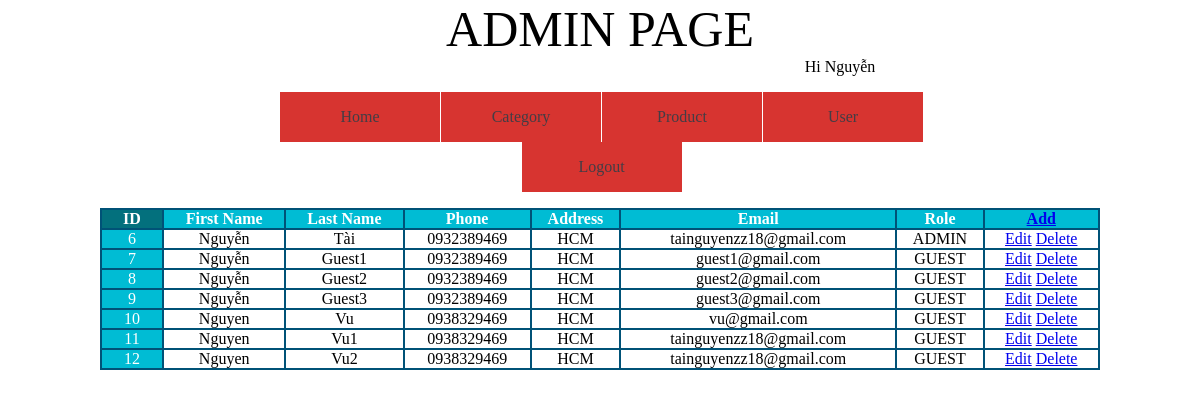
The page /admin/index.php?p=user (signed in) on the database its author committed.
### tables this page shows
CREATE TABLE `users` (
  `id` int(11) NOT NULL,
  `first_name` varchar(255) NOT NULL,
  `last_name` varchar(255) NOT NULL,
  `phone` varchar(10) NOT NULL,
  `address` varchar(255) NOT NULL,
  `email` varchar(255) NOT NULL,
  `password` varchar(255) NOT NULL,
  `role` varchar(255) NOT NULL
);

### libs/Router.php (called while the page is built, shortened)
<?php
class Router
{
    public function createURL($url, $params = [])
    {
        if ($url) {
            $params[self::PARAM_NAME] = $url;
        }
        return $_SERVER['PHP_SELF'] . '?' . http_build_query($params);
    }
}

### libs/DbConnection.php (called while the page is built, shortened)
<?php
class DbConnection
{
    protected static $connectionInstance=null;
    protected $userName="root";
    protected $pass="";
    protected $host="localhost";
    protected $tableName="categories";
    protected $queryParams;
    protected $dataBase="xemay";
    public function connect()
    {
        if(self::$connectionInstance==null)
        {
            try
            {
                self::$connectionInstance=new PDO('mysql:host='.$this->host.';dbname='.$this->dataBase,$this->userName,$this->pass);
                self::$connectionInstance->setAttribute(PDO::ATTR_ERRMODE,PDO::ERRMODE_EXCEPTION);
            }
            catch(Exception $ex)
            {
                echo "ERROR".$ex->getMessage();
                die();
            }
        }
        return self::$connectionInstance;
    }
    public function setModel($tableName)
    {
        $this->tableName=$tableName;
    }
    public function query($sql,$param=[])
    {
        $q=self::$connectionInstance->prepare($sql);
        if(is_array($param) && $param)
        {
            $q->execute($param);
        }
        else
        {
            $q->execute();
        }
        return $q;
    }
    public function buildQueryParams($params)
    {
        $default=
        [
            "select"=>"*",
            "where"=>"",
            "other"=>"",
            "field"=>"",
            "value"=>""
        ];
        $this->queryParams=array_merge($default,$params);
        return $this;
    }
    public function buildCondition($condition)
    {
        return " ";
    }
    public function select()
    {
        $sql="select ".$this->queryParams["select"]." from ".$this->tableName.$this->buildCondition($this->queryParams["where"]).$this->queryParams["other"];
        $query=$this->query($sql);
        return $query->fetchAll(PDO::FETCH_ASSOC);
    }
}

### libs/Query.php (called while the page is built, shortened)
<?php
require_once("DbConnection.php");
class Query
{
    protected $model;
    public function __construct()
    {
        $this->model = new DbConnection();
    }
    public function loadAllUser()
    {
        $this->model->setModel("users");
        return $this->model->buildQueryParams([])->select();
    }
}

### admin/user/listUser.php (the view)
<?php
$router = new Router();
$result = $query->loadAllUser();
?>
<table cellpadding="0" cellspacing="0">
    <tr>
        <th>ID</th>
        <th>First Name</th>
        <th>Last Name</th>
        <th>Phone</th>
        <th>Address</th>
        <th>Email</th>
        <th>Role</th>
        <th>
            <a href="<?= $router->createURL("user", ["f" => "add"]) ?>">Add</a>
        </th>
    </tr>
    <?php
    foreach ($result as $row) {
    ?>
        <tr>
            <td>
                <?= $row["id"] ?>
            </td>
            <td>
                <?= $row["first_name"] ?>
            </td>
            <td>
                <?= $row["last_name"] ?>
            </td>
            <td>
                <?= $row["phone"] ?>
            </td>
            <td>
                <?= $row["address"] ?>
            </td>
            <td>
                <?= $row["email"] ?>
            </td>
            <td>
                <?= $row["role"] ?>
            </td>
            <td>
                <a href="<?= $router->createURL("user", ["f" => "edit", "id" => $row["id"]]) ?>">Edit</a>
                <a href="<?= $router->createURL("user", ["f" => "delete", "id" => $row["id"]]) ?>">Delete</a>
            </td>
        </tr>
    <?php
    }
    ?>
</table>

### resource/css/styleAdmin.css (style rules this page uses)
body { margin: 0; padding: 0; border-collapse: collapse; text-align: center; }
table { width: 100%; }
table, th, td { border: 1px solid #005277; }
th { position: sticky; top: 0; background: #00bcd4; color: #fff; }
tr th:nth-child(1) { width: 60px; text-align: center; background: #03707d; }
tr td:nth-child(1) { color: #fff; background: #00bcd4; }

### rows shown on the page
users: id "6", first_name "Nguyễn", last_name "Tài", phone "0932389469", address "HCM", email "tainguyenzz18@gmail.com", role "ADMIN"
users: id "7", first_name "Nguyễn", last_name "Guest1", phone "0932389469", address "HCM", email "guest1@gmail.com", role "GUEST"
users: id "8", first_name "Nguyễn", last_name "Guest2", phone "0932389469", address "HCM", email "guest2@gmail.com", role "GUEST"
users: id "9", first_name "Nguyễn", last_name "Guest3", phone "0932389469", address "HCM", email "guest3@gmail.com", role "GUEST"
users: id "10", first_name "Nguyen", last_name "Vu", phone "0938329469", address "HCM", email "vu@gmail.com", role "GUEST"
users: id "11", first_name "Nguyen", last_name "Vu1", phone "0938329469", address "HCM", email "tainguyenzz18@gmail.com", role "GUEST"
users: id "12", first_name "Nguyen", last_name "Vu2", phone "0938329469", address "HCM", email "tainguyenzz18@gmail.com", role "GUEST"

### other values the page prints
$name "Nguyễn"
